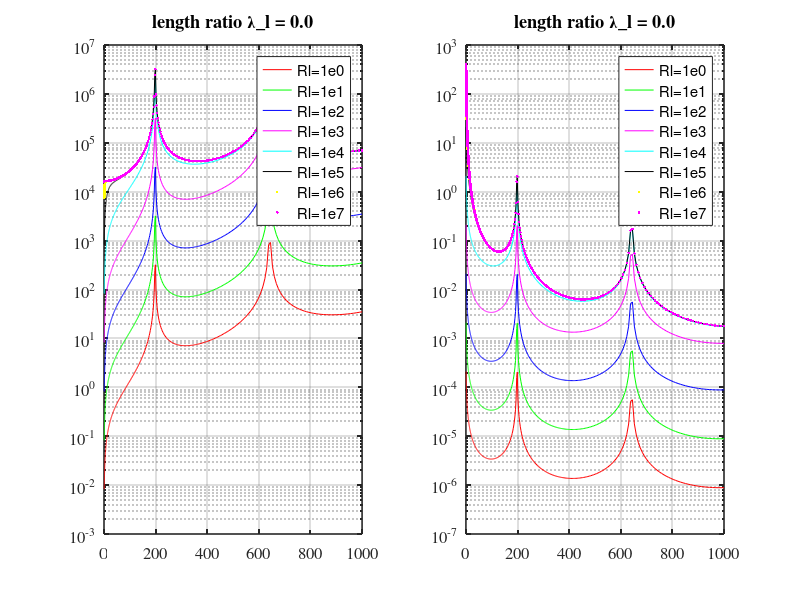

MATLAB code for this plot:
clc;clear;
results0 = load('bm_ext_base_laml_0p0_Rl_1e0', 'Vplist', 'frlist', 'xib'); 
Vplist0 = results0.Vplist;
results1 = load('bm_ext_base_laml_0p0_Rl_1e1', 'Vplist'); 
Vplist1 = results1.Vplist;
results2 = load('bm_ext_base_laml_0p0_Rl_1e2', 'Vplist'); 
Vplist2 = results2.Vplist;
results3 = load('bm_ext_base_laml_0p0_Rl_1e3', 'Vplist'); 
Vplist3 = results3.Vplist;
results4 = load('bm_ext_base_laml_0p0_Rl_1e4', 'Vplist'); 
Vplist4 = results4.Vplist;
results5 = load('bm_ext_base_laml_0p0_Rl_1e5', 'Vplist'); 
Vplist5 = results5.Vplist;
results6 = load('bm_ext_base_laml_0p0_Rl_1e6', 'Vplist'); 
Vplist6 = results6.Vplist;
results7 = load('bm_ext_base_laml_0p0_Rl_1e7', 'Vplist'); 
Vplist7 = results7.Vplist;

% results0 = load('bm_ext_base_laml_0p1_Rl_1e0', 'Vplist', 'frlist', 'xib'); 
% Vplist0 = results0.Vplist;
% results1 = load('bm_ext_base_laml_0p1_Rl_1e1', 'Vplist'); 
% Vplist1 = results1.Vplist;
% results2 = load('bm_ext_base_laml_0p1_Rl_1e2', 'Vplist'); 
% Vplist2 = results2.Vplist;
% results3 = load('bm_ext_base_laml_0p1_Rl_1e3', 'Vplist'); 
% Vplist3 = results3.Vplist;
% results4 = load('bm_ext_base_laml_0p1_Rl_1e4', 'Vplist'); 
% Vplist4 = results4.Vplist;
% results5 = load('bm_ext_base_laml_0p1_Rl_1e5', 'Vplist'); 
% Vplist5 = results5.Vplist;
% results6 = load('bm_ext_base_laml_0p1_Rl_1e6', 'Vplist'); 
% Vplist6 = results6.Vplist;
% results7 = load('bm_ext_base_laml_0p1_Rl_1e7', 'Vplist'); 
% Vplist7 = results7.Vplist;

frlist = results0.frlist;
wlist  = 2*pi*frlist;
xib  = results0.xib;

subplot(121)
semilogy(frlist, abs(Vplist0)/xib, 'r', 'DisplayName','Rl=1e0'); hold on
semilogy(frlist, abs(Vplist1)/xib, 'g', 'DisplayName','Rl=1e1'); 
semilogy(frlist, abs(Vplist2)/xib, 'b', 'DisplayName','Rl=1e2'); 
semilogy(frlist, abs(Vplist3)/xib, 'm', 'DisplayName','Rl=1e3'); 
semilogy(frlist, abs(Vplist4)/xib, 'c', 'DisplayName','Rl=1e4'); 
semilogy(frlist, abs(Vplist5)/xib, 'k', 'DisplayName','Rl=1e5'); 
semilogy(frlist, abs(Vplist6)/xib, 'y.', 'DisplayName','Rl=1e6'); 
semilogy(frlist, abs(Vplist7)/xib, 'm.', 'DisplayName','Rl=1e7'); 
grid on
set(gca, 'linewidth', 1.1, 'fontsize', 12, 'fontname', 'times')
title('length ratio \lambda\_l = 0.0')
set(gcf, 'color', 'w')
legend('show')

subplot(122)
semilogy(frlist, abs(Vplist0)./wlist./wlist/xib, 'r', 'DisplayName','Rl=1e0'); hold on
semilogy(frlist, abs(Vplist1)./wlist./wlist/xib, 'g', 'DisplayName','Rl=1e1'); 
semilogy(frlist, abs(Vplist2)./wlist./wlist/xib, 'b', 'DisplayName','Rl=1e2'); 
semilogy(frlist, abs(Vplist3)./wlist./wlist/xib, 'm', 'DisplayName','Rl=1e3'); 
semilogy(frlist, abs(Vplist4)./wlist./wlist/xib, 'c', 'DisplayName','Rl=1e4'); 
semilogy(frlist, abs(Vplist5)./wlist./wlist/xib, 'k', 'DisplayName','Rl=1e5'); 
semilogy(frlist, abs(Vplist6)./wlist./wlist/xib, 'y.', 'DisplayName','Rl=1e6'); 
semilogy(frlist, abs(Vplist7)./wlist./wlist/xib, 'm.', 'DisplayName','Rl=1e7'); 
grid on
set(gca, 'linewidth', 1.1, 'fontsize', 12, 'fontname', 'times')
title('length ratio \lambda\_l = 0.0')
set(gcf, 'color', 'w')
legend('show')